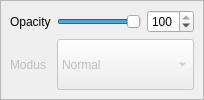
       <widget class="QFrame" name="pen_frame">
        <property name="sizePolicy">
         <sizepolicy hsizetype="Preferred" vsizetype="Preferred">
          <horstretch>0</horstretch>
          <verstretch>0</verstretch>
         </sizepolicy>
        </property>
        <property name="frameShape">
         <enum>QFrame::StyledPanel</enum>
        </property>
        <property name="frameShadow">
         <enum>QFrame::Raised</enum>
        </property>
        <layout class="QGridLayout">
         <property name="leftMargin">
          <number>9</number>
         </property>
         <property name="topMargin">
          <number>9</number>
         </property>
         <property name="rightMargin">
          <number>9</number>
         </property>
         <property name="bottomMargin">
          <number>9</number>
         </property>
         <property name="spacing">
          <number>6</number>
         </property>
         <item row="0" column="2">
          <widget class="QSpinBox" name="deck_box">
           <property name="toolTip">
            <string>Change the opacity of the color (this is not the opengl alpha value)</string>
           </property>
           <property name="maximum">
            <number>100</number>
           </property>
           <property name="value">
            <number>100</number>
           </property>
          </widget>
         </item>
         <item row="0" column="0">
          <widget class="QLabel" name="label_deck">
           <property name="text">
            <string>Opacity</string>
           </property>
          </widget>
         </item>
         <item row="1" column="0">
          <widget class="QLabel" name="label_penmodus">
           <property name="enabled">
            <bool>false</bool>
           </property>
           <property name="text">
            <string>Modus</string>
           </property>
          </widget>
         </item>
         <item row="1" column="1" colspan="2">
          <widget class="QComboBox" name="pen_modus">
           <property name="enabled">
            <bool>false</bool>
           </property>
           <property name="sizePolicy">
            <sizepolicy hsizetype="Preferred" vsizetype="Preferred">
             <horstretch>0</horstretch>
             <verstretch>0</verstretch>
            </sizepolicy>
           </property>
           <item>
            <property name="text">
             <string>Normal</string>
            </property>
           </item>
          </widget>
         </item>
         <item row="0" column="1">
          <widget class="QSlider" name="opacity_slider">
           <property name="toolTip">
            <string>Change the opacity of the color (this is not the opengl alpha value)</string>
           </property>
           <property name="maximum">
            <number>100</number>
           </property>
           <property name="value">
            <number>100</number>
           </property>
           <property name="orientation">
            <enum>Qt::Horizontal</enum>
           </property>
          </widget>
         </item>
        </layout>
       </widget>
